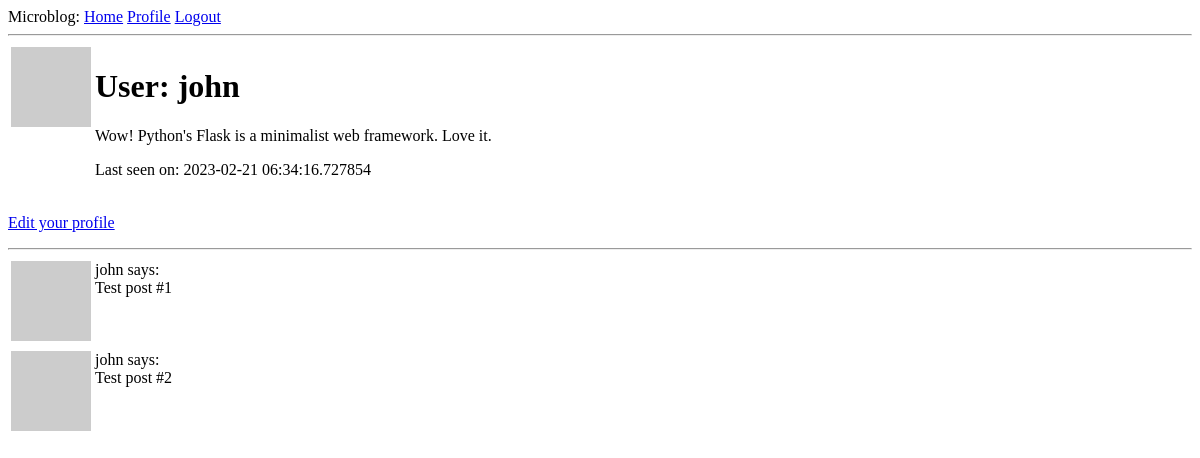
Page /user/john (signed in) on the earlier database version.
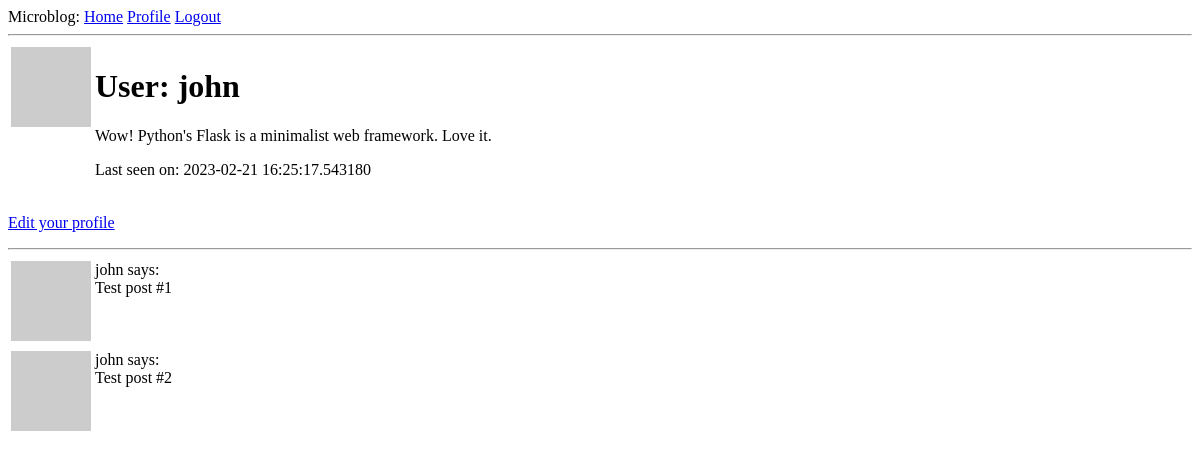
Same page on the later database version.
### app/models.py (models this page shows, shortened)
class User(UserMixin, db.Model):
  id = db.Column(db.Integer, primary_key=True)
  username = db.Column(db.String(64), index=True, unique=True)
  email = db.Column(db.String(120), index=True, unique=True)
  password_hash = db.Column(db.String(128))
  posts = db.relationship("Post", backref="author", lazy="dynamic")
  about_me = db.Column(db.String(140))
  last_seen = db.Column(db.DateTime, default=datetime.utcnow)
  def avatar(self, size):
    digest = md5(self.email.lower().encode("utf-8")).hexdigest()
    return f"https://www.gravatar.com/avatar/{digest}?d=identicon&s={size}"

### app/routes.py (the view)
@app.route("/user/<username>")
@login_required
def user(username):
  user = db.first_or_404(db.select(User).filter_by(username=username))
  posts = [{
    "author": user,
    "body": "Test post #1"
  }, {
    "author": user,
    "body": "Test post #2"
  }]
  return render_template("user.html", user=user, posts=posts)

### app/models.py (called while the page is built)
@login.user_loader
def load_user(id):
  return User.query.filter_by(id=int(id)).first()

### app/routes.py (called while the page is built)
@app.before_request
def before_request():
  if current_user.is_authenticated:
    current_user.last_seen = datetime.utcnow()
    db.session.commit()

### app/templates/user.html
{% extends "base.html" %}
{% block content %}
  <table>
    <tr valign="top">
      <td>
        <img src="{{ user.avatar(128) }}" alt="">
      </td>
      <td>
        <h1>User: {{ user.username }}</h1>
        {% if user.about_me %}
          <p>
            {{ user.about_me }}
          </p>
        {% endif %}
        {% if user.last_seen %}
          <p>Last seen on:
            {{ user.last_seen }}
          </p>
        {% endif %}
      </td>
    </tr>
  </table>
  {% if user == current_user %}
    <p>
      <a href="{{ url_for('edit_profile') }}">Edit your profile</a>
    </p>
  {% endif %}
  <hr>
  {% for post in posts %}
    {% include "_post.html" %}
  {% endfor %}
{% endblock %}

### app/templates/base.html (shortened to what this page needs)
<!DOCTYPE html>
<html lang="en">
<head>
</head>
<body>
  <div>
    <div>
      Microblog:
      <a href="{{ url_for('index') }}">Home</a>
      {% if current_user.is_anonymous %}
      <a href="{{ url_for('login') }}">Login</a>
      {% else %}
      <a href="{{ url_for('user', username=current_user.username) }}">Profile</a>
      <a href="{{ url_for('logout') }}">Logout</a>
      {% endif %}
      </div>
    <hr>
    {% block content %}{% endblock %}
  </div>
</body>
</html>

### app/templates/_post.html
<table>
  <tr valign="top">
    <td>
      <img src="{{ post.author.avatar(36) }}" alt="">
    </td>
    <td>
      {{ post.author.username }} says: <br>{{ post.body }}
    </td>
  </tr>
</table>

Differences in the rows shown:
changed User "john": last_seen "2023-02-21 06:34:16.727854" → "2023-02-21 16:25:17.543180"
